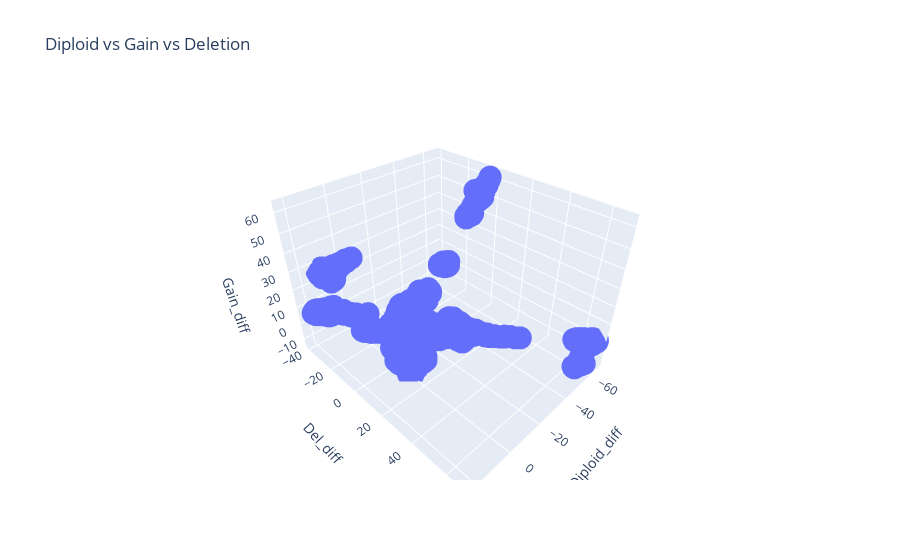

Notebook code cell kept with this figure:
### Code cell
fig.show()

### Figure 1 — Plotly figure (JSON) as saved in the notebook; plotly's stock layout.template omitted (floating-point values rounded to 4 significant figures; data arrays with more than 128 entries replaced by an {"elided": "..."} marker saying what was removed)
{"data": [{"hovertemplate": "Diploid_diff=%{x}<br>Del_diff=%{y}<br>Gain_diff=%{z}<extra></extra>", "legendgroup": "", "marker": {"color": "#636efa", "symbol": "circle"}, "mode": "markers", "name": "", "scene": "scene", "showlegend": false, "type": "scatter3d", "x": {"elided": "23109 float values"}, "y": {"elided": "23109 float values"}, "z": {"elided": "23109 float values"}}], "layout": {"legend": {"tracegroupgap": 0}, "scene": {"domain": {"x": [0, 1], "y": [0, 1]}, "xaxis": {"title": {"text": "Diploid_diff"}}, "yaxis": {"title": {"text": "Del_diff"}}, "zaxis": {"title": {"text": "Gain_diff"}}}, "title": {"text": "Diploid vs Gain vs Deletion"}}}
